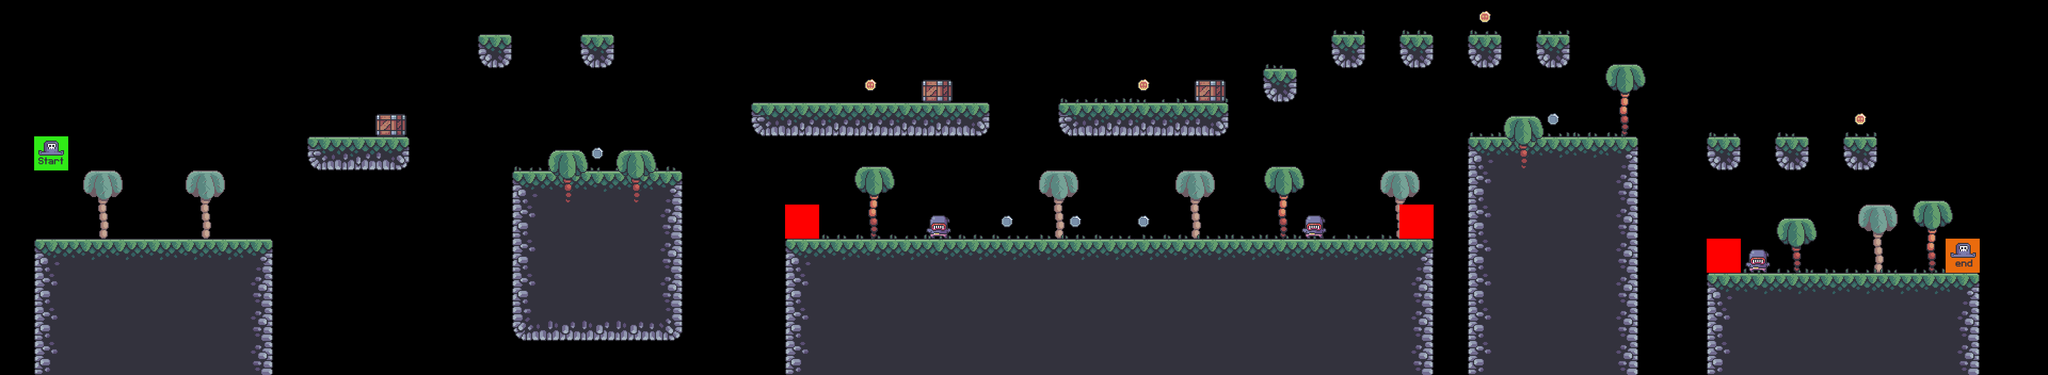

A 2D game scene composited from a Tiled map and its tileset images. What follows is a short description and the map's XML, with each tile layer's data collapsed to a summary:
An orthogonal 60x11 tile map with 64x64 px tiles, 10 tile layers (Background, bgPalms, Platforms, Grass, ...), 7 tilesets.

<map version="1.9" tiledversion="1.9.2" orientation="orthogonal" renderorder="right-down" width="60" height="11" tilewidth="64" tileheight="64" infinite="0" nextlayerid="11" nextobjectid="1">
 <tileset firstgid="1" source="../tilesets/terrain_tiles.tsx" />
 <tileset firstgid="17" source="../tilesets/coin_tiles.tsx" />
 <tileset firstgid="19" source="../tilesets/grass_tiles.tsx" />
 <tileset firstgid="24" source="../tilesets/palms.tsx" />
 <tileset firstgid="27" source="../tilesets/crates.tsx" />
 <tileset firstgid="28" source="../tilesets/player_tiles.tsx" />
 <tileset firstgid="30" source="../tilesets/enemy_tiles.tsx" />
 <layer id="2" name="Background" width="60" height="11">
  <data>[660 cells, 0 non-empty, 0 distinct tile ids]</data>
 </layer>
 <layer id="6" name="bgPalms" width="60" height="11">
  <data>[660 cells, 6 non-empty, 1 distinct tile ids]</data>
 </layer>
 <layer id="1" name="Platforms" width="60" height="11" locked="1">
  <data>[660 cells, 213 non-empty, 13 distinct tile ids]</data>
 </layer>
 <layer id="4" name="Grass" width="60" height="11">
  <data>[660 cells, 50 non-empty, 5 distinct tile ids]</data>
 </layer>
 <layer id="9" name="Enemies" width="60" height="11">
  <data>[660 cells, 3 non-empty, 1 distinct tile ids]</data>
 </layer>
 <layer id="10" name="EnemyConstraints" width="60" height="11">
  <data>[660 cells, 4 non-empty, 1 distinct tile ids]</data>
 </layer>
 <layer id="7" name="Crates" width="60" height="11">
  <data>[660 cells, 3 non-empty, 1 distinct tile ids]</data>
 </layer>
 <layer id="8" name="Player" width="60" height="11">
  <data>[660 cells, 2 non-empty, 2 distinct tile ids]</data>
 </layer>
 <layer id="3" name="Coins" width="60" height="11" locked="1">
  <data>[660 cells, 9 non-empty, 2 distinct tile ids]</data>
 </layer>
 <layer id="5" name="fgPalms" width="60" height="11">
  <data>[660 cells, 8 non-empty, 2 distinct tile ids]</data>
 </layer>
</map>
